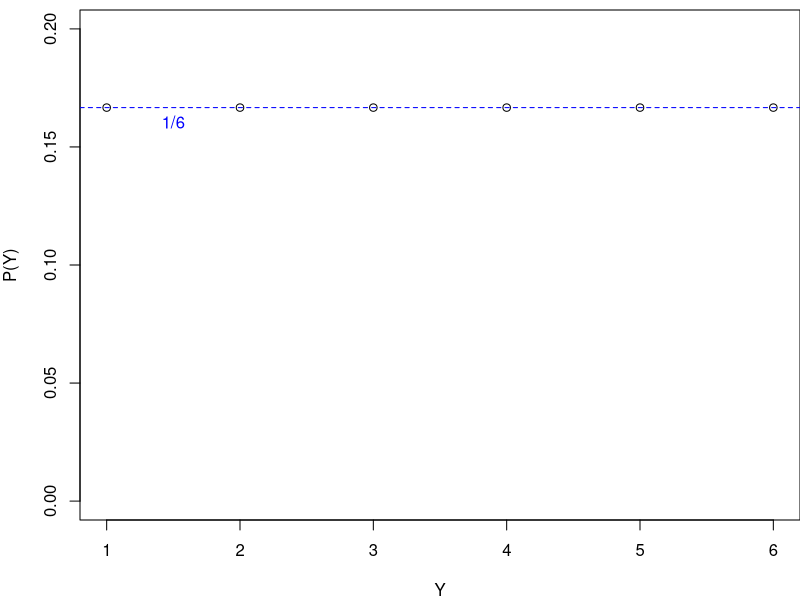
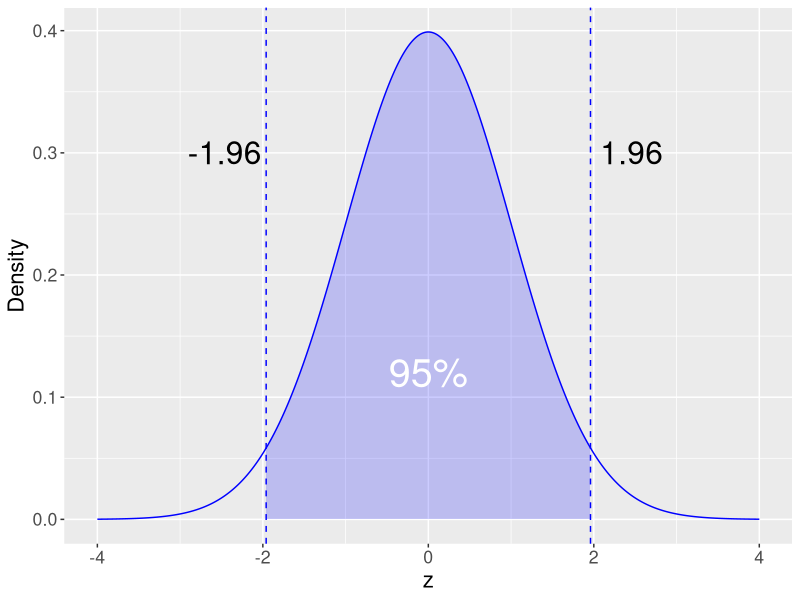
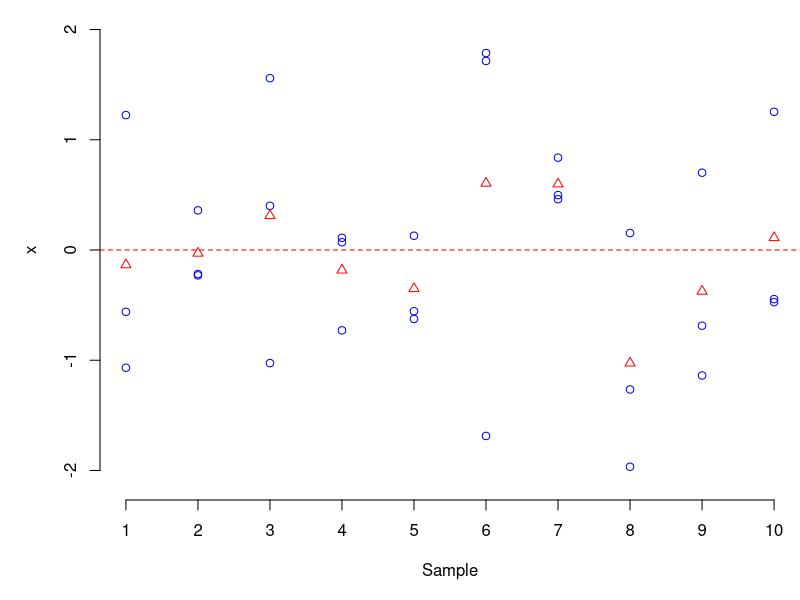
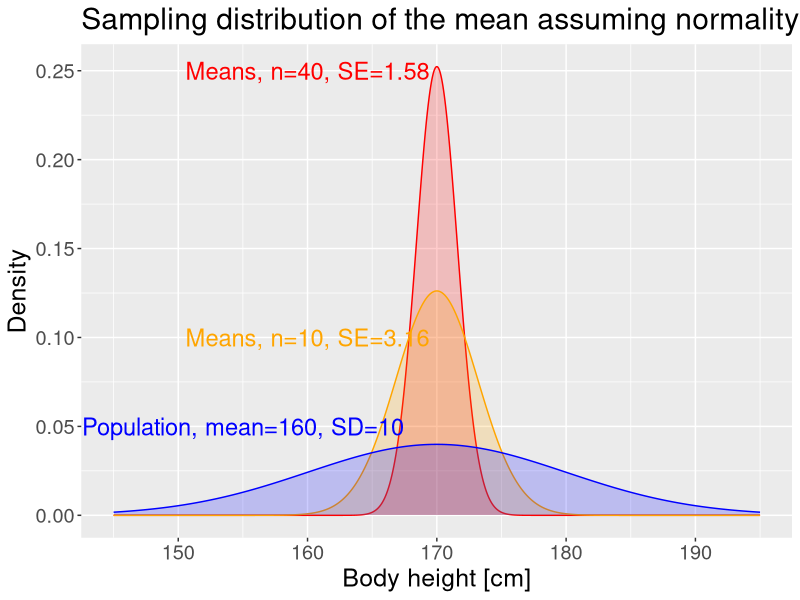
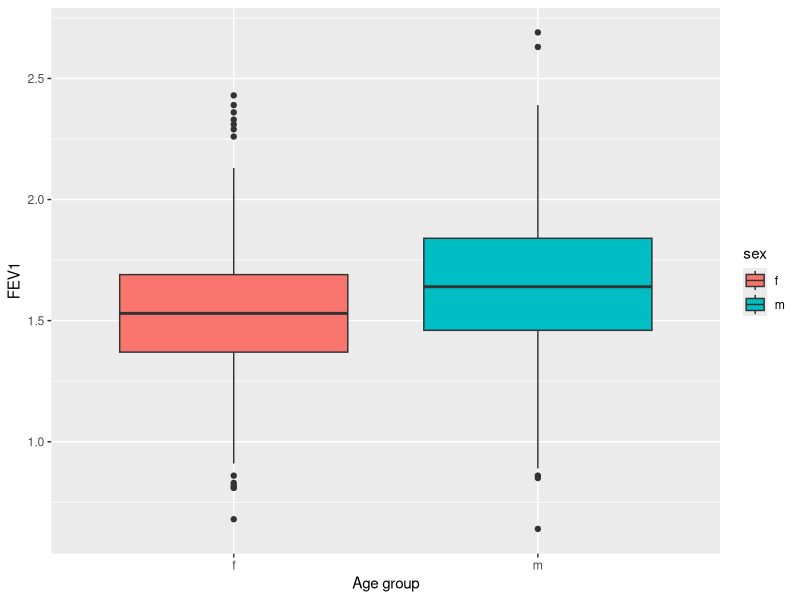
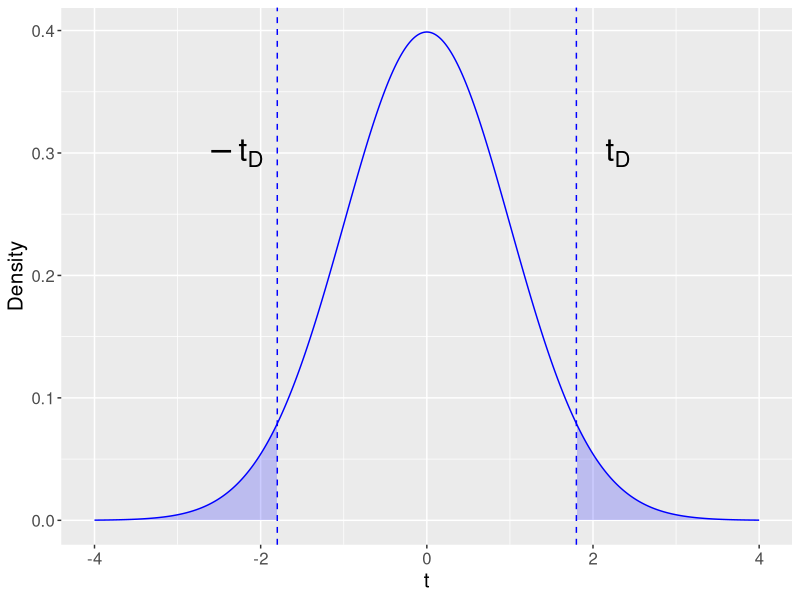
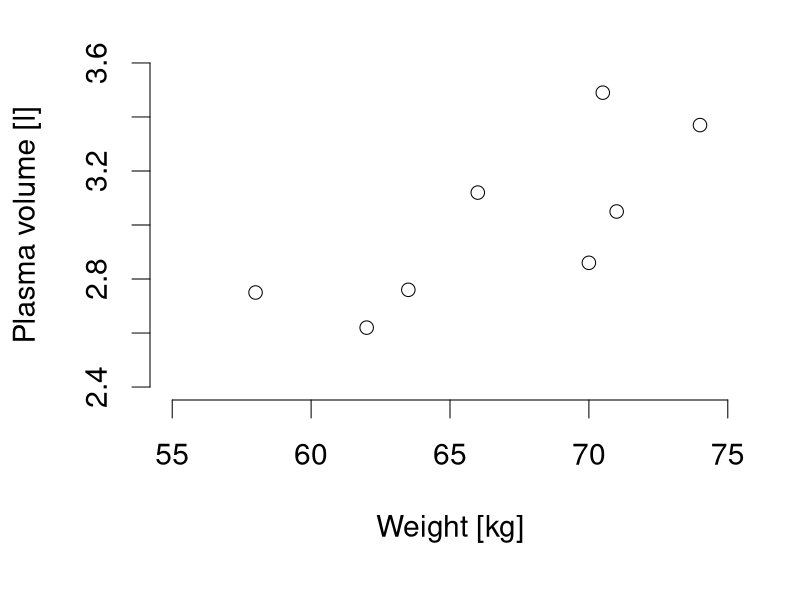
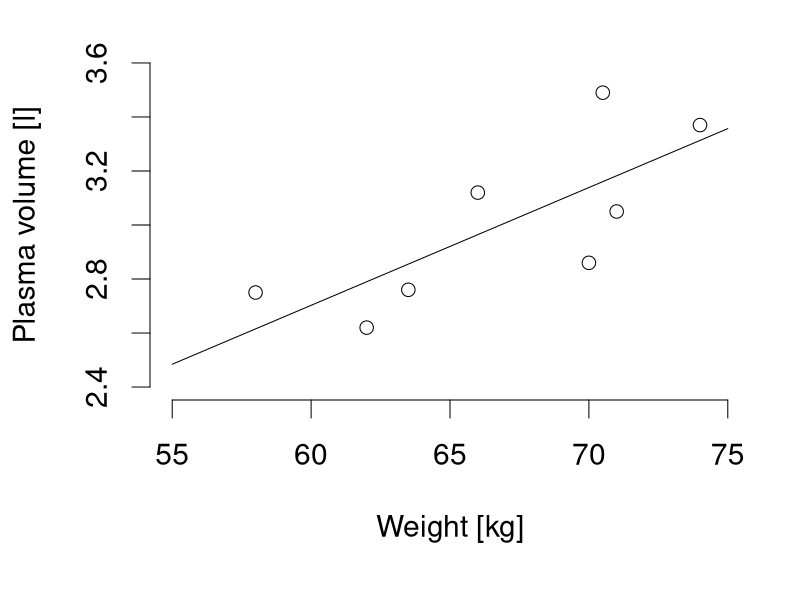

Generate these figures, in order, with R:
## ---- chunk 1
library(tidyverse)
library(ggplot2)
library(knitr)
## ---- chunk 2
par(mai=c(0.8,0.8,0.1,0))
plot(1:6,rep(1/6,6), xlab="Y", ylab="P(Y)", ylim=c(0,0.2))
abline(h=1/6, lty=2, col="blue")
text(1.5,1/6,"1/6", pos=1, col="blue", cex=1)
## ---- chunk 3
#| echo: true
#| eval: true
# Using z transformation and standard normal
z<-(180-171.5)/(6.5)
1-pnorm(z)
# or
pnorm(z, lower.tail = FALSE)
# or directly using the distribution of X
1-pnorm(180, mean=171.5, sd=6.5)
## ---- chunk 4
#| echo: true
#| eval: true
qnorm(c(0.95, 0.975, 0.995))
## ---- chunk 5
#| echo: false
#| eval: true
limitRange <- function(fun, min=-Inf, max=Inf) {
  function(x) {
    y <- fun(x)
    y[x < min  |  x > max] <- NA
    return(y)
  }
}

z<-qnorm(0.975)
ggplot() + 
  stat_function(fun = dnorm, color="blue", n=1000) +  
  geom_vline(xintercept = z, linetype="dashed", color ="blue") +
  geom_vline(xintercept = -z, linetype="dashed", color ="blue") +
  stat_function(fun = limitRange(dnorm, min=-z,max=z), geom = "area", fill = "blue", alpha = 0.2, n=1000) + 
  xlim(-4,4) + ylab("Density") + xlab("z") +
  geom_text(aes(label="1.96", x=z+0.5,y=0.3), size=8) + 
  geom_text(aes(label="-1.96", x=-z-0.5,y=0.3), size=8) + 
  geom_text(aes(label="95%", x=0,y=0.12), size=10, color="white") + 
  theme(text = element_text(size=16))
## ---- chunk 6
set.seed(123)
dat <-data.frame(Stichprobe=rep(1:10,3),x=rnorm(30))
par(mai = c(1, 1, 0, 0))
plot(dat$Stichprobe,dat$x, col="blue", xlab="Sample", ylab="x", ylim=c(-2.1,2.1), xaxt="n", bty="n")
axis(1, at = 1:10)
points(1:10,tapply(dat$x,as.factor(dat$Stichprobe), mean), pch=2,col="red")
abline(h=0,lty=2,col="red")
## ---- chunk 7
#|echo: false
#|eval: true
#|fig.align: "center"
mean<-170
sd<-10
normdist<-function(x){dnorm(x,mean=mean, sd=sd)}
tmean<-mean

ggplot() + 
  stat_function(fun = dnorm, args=list(mean=mean, sd=sd/sqrt(40)), color="red", n=1000) +  
  stat_function(fun = dnorm, args=list(mean=mean, sd=sd/sqrt(40)), geom = "area", fill = "red", alpha = 0.2, n=1000) + 
  stat_function(fun = dnorm, args=list(mean=mean, sd=sd/sqrt(10)), color="orange", n=1000) +  
  stat_function(fun = dnorm, args=list(mean=mean, sd=sd/sqrt(10)), geom = "area", fill = "orange", alpha = 0.2, n=1000) + 
  stat_function(fun = dnorm, args=list(mean=mean, sd=sd), color="blue", n=1000) +  
  stat_function(fun = dnorm, args=list(mean=mean, sd=sd), geom = "area", fill = "blue", alpha = 0.2, n=1000) + 
  xlim(mean-2.5*sd,mean+2.5*sd) + ylab("Density") + xlab("Body height [cm]") + 
  geom_text(aes(label="Population, mean=160, SD=10", x=155,y=.05), size=6, color="blue") + 
  geom_text(aes(label="Means, n=10, SE=3.16", x=160,y=.1), size=6, color="orange") + 
  geom_text(aes(label="Means, n=40, SE=1.58", x=160,y=.25), size=6, color="red") + 
  ggtitle(label="Sampling distribution of the mean assuming normality") +
  theme(text = element_text(size=18))

## ---- chunk 8
#| echo: true
#| eval: true
library(tidyverse)
data <- read_csv("data/perulung_ems.csv")
data
## ---- chunk 9
#| echo: true
#| eval: true
data<- data |> mutate(id=as.integer(id), 
                sex = factor(sex, levels=c(0,1), labels=c("f","m")), 
                respsymptoms=factor(respsymptoms, levels=c(0,1), labels=c("no","yes")), 
                asthma_hist=factor(asthma_hist))
data
## ---- chunk 10
#| echo: true
#| eval: true
tbl_fev1 <- data  %>% 
  group_by(sex) %>%
  summarise(n=n(), mean=mean(fev1), sd=sd(fev1))
tbl_fev1
## ---- chunk 11
#| echo: true
#| eval: true
ggplot(data, aes(x=sex, y=fev1, fill=sex)) + 
  geom_boxplot() + 
  xlab("Age group") + 
  ylab("FEV1") 
## ---- chunk 12
#| echo: true
#| eval: true
tbl_fev1$SE <-tbl_fev1$sd/sqrt(tbl_fev1$n)
tbl_fev1$CI_lb<-tbl_fev1$mean - qt(0.975,tbl_fev1$n-1)*tbl_fev1$SE
tbl_fev1$CI_ub<-tbl_fev1$mean + qt(0.975,tbl_fev1$n-1)*tbl_fev1$SE
print(tbl_fev1, digits=3)
## ---- chunk 13
#|echo: false
#|eval: true
#|out.width: 80%
#|fig.align: "center"
t<-1.8

ggplot() + 
  stat_function(fun = function(x){dt(x,df=618)}, color="blue", n=1000) +  
  stat_function(fun = limitRange(dnorm, min=t), geom = "area", fill = "blue", alpha = 0.2, n=1000) + 
  stat_function(fun = limitRange(dnorm, max=-t), geom = "area", fill = "blue", alpha = 0.2, n=1000) + 
  xlim(-4,4) + ylab("Density") + xlab("t") + 
  geom_vline(xintercept = t, linetype="dashed", color ="blue") +
  geom_vline(xintercept = -t, linetype="dashed", color ="blue") +
  geom_text(aes(label="t[D]", x=t+0.5,y=0.3),parse=T, size=8) + 
  geom_text(aes(label="-t[D]", x=-t-0.5,y=0.3),parse=T, size=8) + 
  theme(text = element_text(size=15))
## ---- chunk 14
#| echo: true
#| eval: true
t.test(fev1~sex, data=data)
## ---- chunk 15
data<-read.table("data/plasvol.csv",header=TRUE,sep=";")
#names(data)<-c("ID","Gewicht [kg]", "Plasmavolumen [l]")
kable(data)
## ---- chunk 16
#| echo: false
#| eval: true
par(cex=1.8,mai=c(2,1.5,0.5,0.5))
plot(data[,2],data[,3],bty="n",xlab="Weight [kg]" ,ylab="Plasma volume [l]", ylim=c(2.4,3.6),xlim=c(55,75))
## ---- chunk 17
#| echo: false
#| eval: true
par(cex=1.8,mai=c(2,1.5,0.5,0.5))
plot(data[,2],data[,3],bty="n",xlab="Weight [kg]" ,ylab="Plasma volume [l]", ylim=c(2.4,3.6),xlim=c(55,75))
dat<-data[,2:3]
names(dat)<-c("w","v")
reg<-lm(v~w, data=dat)
w<-c(55,75)
v<-predict(reg,newdata=data.frame(w))
lines(x=w,y=v)

## ---- chunk 18
#| echo: false
#| eval: true
par(cex=1.8,mai=c(2,1.5,0.5,0.5))
plot(data[,2],data[,3],bty="n",xlab="Weight [kg]" ,ylab="Plasma volume [l]", ylim=c(2.4,3.6),xlim=c(55,75))
abline(h=mean(data[,3]),lty=2,lwd=1.5, col="blue")
abline(v=mean(data[,2]),lty=2,lwd=1.5, col="blue")
text(70,3.2,lab="+ +", col="blue")
text(63,3.2,lab="- +", col="blue")
text(63,2.8,lab="- -", col="blue")
text(70,2.8,lab="+ -", col="blue")
text(67,2.5,lab=expression(bar("x")), col="blue", pos=2)
text(55,3.0,lab=expression(bar("y")), col="blue", pos=1)
## ---- chunk 19
#| echo: true
#| eval: true
cor(dat$v,dat$w)
## ---- chunk 20
#| echo: false
#| eval: true
par(cex=1.8, mai=c(2,1.5,0.5,0.5))
plot(data[,2],data[,3],bty="n",xlab="Weight [kg]" ,ylab="Plasma volume [l]", ylim=c(2.4,3.6),xlim=c(55,75))
dat<-data[,2:3]
names(dat)<-c("w","v")
reg<-lm(v~w, data=dat)
w<-c(55,75)
v<-predict(reg,newdata=data.frame(w))
lines(x=w,y=v)
resy<-as.vector(rbind(reg$fitted.values,dat$v,NA))
resx<-as.vector(rbind(dat$w,dat$w,NA))
lines(resx,resy,col="blue", lwd=2)
## ---- chunk 21
#| echo: false
#| eval: true

par(cex=1.8,mai=c(2,1.5,0.5,0.5))
plot(data[,2],data[,3],bty="n",xlab="Weight [kg]" ,ylab="Plasma volume [l]", 
     ylim=c(2.4,3.6),xlim=c(55,75))
dat<-data[,2:3]
names(dat)<-c("w","v")
reg<-lm(v~w, data=dat)
# w<-c(0,75)
# v<-predict(reg,newdata=data.frame(w))
# lines(x=w,y=v)
# lines(c(0,0),c(0,reg$coefficients[1]),,col="red", lwd=2)
#abline(h=0,lty=2, lwd=1.5)
# abline(h=reg$coefficients[1],lty=2, lwd=1.5)
abline(reg, lwd=1.5)
abline(h=mean(dat$v),lty=2, lwd=1.5, col="blue")
abline(v=mean(dat$w),lty=2, lwd=1.5, col="blue")
# lines(c(mean(dat$w),mean(dat$w)),c(reg$coefficients[1],reg$coefficients[1]+reg$coefficients[2]*mean(dat$w)),col="red", lwd=2)
lines(c(0,mean(dat$w)),c(reg$coefficients[1],reg$coefficients[1]),col="blue", lwd=2)
text(55,mean(dat$v),lab=expression(bar("y")), col="blue", pos=3)
text(mean(dat$w),2.4,lab=expression(bar("x")), col="blue", pos=4)
text(72,3.3,lab=expression(hat("y")==0.0857+0.0436~"x"), pos=3)
# text(0,0,lab=expression(hat(beta)[0]), col="red", pos=3)
# text(mean(dat$w),2,lab=expression(hat(beta)[1]*bar("x")), col="red", pos=4)
## ---- chunk 22
#| echo: false
#| eval: true
par(cex=1.8,mai=c(2,1.5,0.5,0.5))
plot(data[,2],data[,3],bty="n",xlab="Gewicht [kg]" ,ylab="Plasmavolumen [l]", ylim=c(0,3.6),xlim=c(0,75))
dat<-data[,2:3]
names(dat)<-c("w","v")
reg<-lm(v~w, data=dat)
abline(reg, lwd=1.5)
lines(c(0,0),c(0,reg$coefficients[1]),,col="red", lwd=2)
abline(h=0,lty=2, lwd=1.5)
abline(h=reg$coefficients[1],lty=2, lwd=1.5)
# abline(h=mean(dat$v),lty=2, lwd=1.5, col="blue")
# abline(v=mean(dat$w),lty=2, lwd=1.5, col="blue")
# lines(c(mean(dat$w),mean(dat$w)),c(reg$coefficients[1],reg$coefficients[1]+reg$coefficients[2]*mean(dat$w)),col="red", lwd=2)
# lines(c(0,mean(dat$w)),c(reg$coefficients[1],reg$coefficients[1]),col="blue", lwd=2)
# text(5,2.55,lab=expression(bar("y")=="3.00"), col="blue", pos=3)
# text(62,0.2,lab=expression(bar("x")=="66.88"), col="blue", pos=4)
text(0,0,lab=expression(hat(beta)[0]), col="red", pos=3)
# text(mean(dat$w),2,lab=expression(hat(beta)[1]*bar("x")), col="red", pos=4)
## ---- chunk 23
#| echo: false
#| eval: true
dat$wc<-dat$w-mean(dat$w)
reg<-lm(v~wc, data=dat)
## ---- chunk 24
#| echo: false
#| eval: true
#| fig-height: 6
#| fig-width: 10
par(cex=1.8,mai=c(2,1.5,0.5,0.5))
plot(dat$wc,dat$v,bty="n",xlab="Centered body weight [kg]" ,ylab="Plasma volume [l]", xlim=c(-10,10),ylim=c(0,3.6))
abline(reg, lwd=1.5)
abline(h=0,lty=2, lwd=1.5)
abline(h=mean(dat$v),lty=2, lwd=1.5, col="blue")
abline(v=mean(dat$wc),lty=2, lwd=1.5, col="blue")
lines(c(mean(dat$wc),mean(dat$wc)),c(0,reg$coefficients[1]),col="red", lwd=2)
text(0,1.5,lab=expression(hat(beta)[0]), col="red", pos=4)
## ---- chunk 25
#| echo: false
#| eval: true
#| fig-height: 6
#| fig-width: 10
par(cex=1.8,mai=c(2,1.5,0.1,0.5))
plot(dat$wc,dat$v,bty="n",xlab="Gewicht zentriert [kg]" ,ylab="Plasmavolumen [l]", xlim=c(-5,5),ylim=c(2.5,3.5))
abline(reg, lwd=1.5)
lines(c(0,1),c(mean(dat$v),mean(dat$v)),col="blue", lwd=2)
lines(c(1,1),c(mean(dat$v),mean(dat$v)+reg$coefficients[2]),col="red", lwd=2)
text(1,3,lab=expression(hat(beta)[1]), col="red", pos=4)
## ---- chunk 26
#| echo: true
#| eval: true

# standard deviations of volume and weight
sd(dat$v)
sd(dat$w)

# Pearson correlation coefficient
cor(dat$v, dat$w)

## ---- chunk 27
#| echo: true
#| eval: true

# Linear regression of volume on weight
reg<-lm(v~w, data=dat)
summary(reg)

